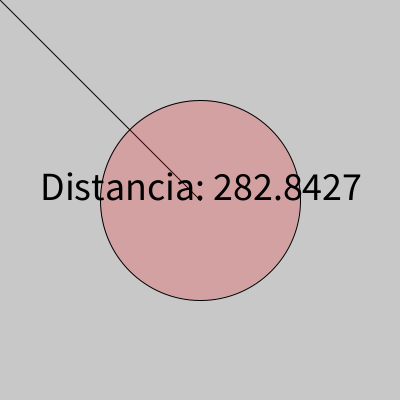
Frame 1 (no input)
Frame 60 (the mouse pressed at the canvas centre just before this capture): identical to frame 1, image omitted
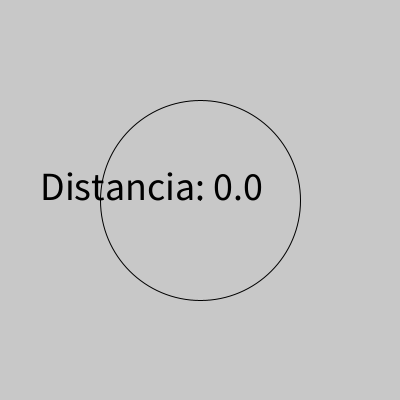
Frame 120 (the mouse held since frame 60 and released just before this capture)

The Processing sketch that drew these frames (run headless with seeded random() and noise(); from frame 60 on, the mouse is pressed at the canvas centre):

// Processing sketch: dist_mouse_ellipse
// ── dist_mouse_ellipse.pde
float distancia;

void setup(){
  size(400,400);
  textSize(40);
}

void draw(){
  background(200);
  distancia = dist(width/2,height/2,mouseX,mouseY);
  line(width/2,height/2,mouseX,mouseY);
  
  if(distancia <= 100){
    noFill();
  }else{
    fill(255,0,0,50);
  }
  ellipse(width/2,height/2,200,200);
  
  fill(0);
  text("Distancia: " + distancia, 40, 200);
}
